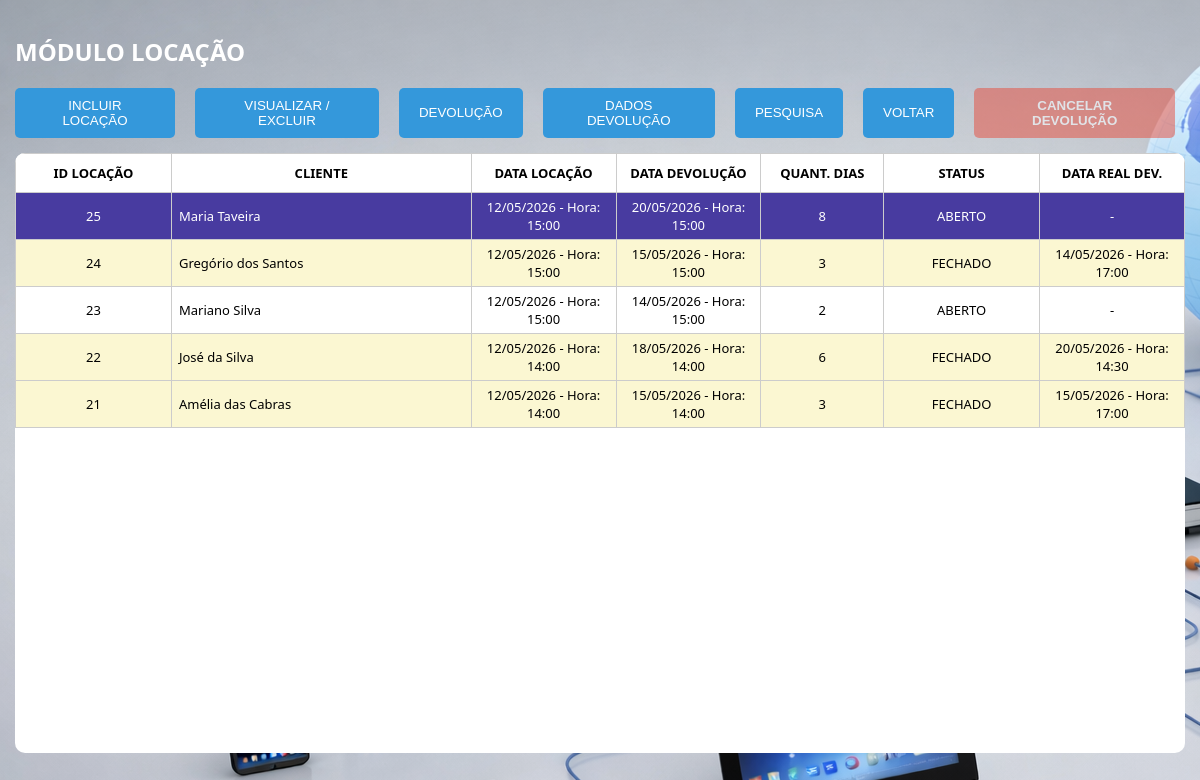
Screenshot of /locacao.php (signed in) with the database file from the repository.
### tables this page shows
CREATE TABLE `locacao` (
  `id_locacao` int(11) NOT NULL,
  `id_cliente` int(11) NOT NULL,
  `data_locacao` datetime NOT NULL,
  `data_devolucao` datetime NOT NULL,
  `qtd_dias` int(11) NOT NULL,
  `status` enum('ABERTO','FECHADO') DEFAULT 'ABERTO',
  `data_dev_real` datetime DEFAULT NULL
);

CREATE TABLE `clientes` (
  `id_cliente` int(11) NOT NULL,
  `data_cadastro` datetime DEFAULT current_timestamp(),
  `nome` varchar(150) NOT NULL,
  `cpf` varchar(20) DEFAULT NULL,
  `endereco` varchar(200) DEFAULT NULL,
  `cidade` varchar(100) DEFAULT NULL,
  `estado` varchar(50) DEFAULT NULL,
  `cep` varchar(20) DEFAULT NULL,
  `telefone1` varchar(20) DEFAULT NULL,
  `telefone2` varchar(20) DEFAULT NULL,
  `email` varchar(150) DEFAULT NULL
);

### locacao.php (the view, shortened to what this page needs)
<?php
include("conexao.php");
$filtro = "";
?>
<!DOCTYPE html>
<html>
<head>
</head>
<body>
<div class="container">
<h2>MÓDULO LOCAÇÃO</h2>
<div class="botoes">
    <button onclick="abrirModal('modalIncluirLocacao')">INCLUIR LOCAÇÃO</button>
    <button onclick="visualizarItens('modalVisualizarItens')">VISUALIZAR / EXCLUIR </button>
    <button onclick="abrirDevolucao()">DEVOLUÇÃO</button>
    <button onclick="visualizarDevolucao()">DADOS DEVOLUÇÃO</button>
    <button onclick="abrirModal('modalPesquisa')">PESQUISA</button>
    <button onclick="window.location.href='principal.php'">VOLTAR</button>
    <button id="btnCancelarDev" class="cancelar-dev" onclick="cancelarDevolucao()" data-nivel="<?php echo $_SESSION['nivel']; ?>"> CANCELAR DEVOLUÇÃO </button>
</div>
<div class="table-container">
    <table id="tabelaLocacoes">
        <tr>
            <th>ID LOCAÇÃO</th>
            <th>CLIENTE</th>
            <th>DATA LOCAÇÃO</th>
            <th>DATA DEVOLUÇÃO</th>
            <th>QUANT. DIAS</th>
            <th>STATUS</th>
            <th>DATA REAL DEV.</th>
        </tr>
        <?php
        $sql = "SELECT l.id_locacao, c.nome as cliente, l.data_locacao, l.data_devolucao, l.qtd_dias, l.status, l.data_dev_real
                FROM locacao l
                JOIN clientes c ON c.id_cliente = l.id_cliente
                WHERE 1=1
                $filtro
                ORDER BY l.id_locacao DESC";
        $result = mysqli_query($conexao, $sql);
        while($row = mysqli_fetch_assoc($result)){
            $statusClass = ($row['status'] == 'FECHADO') ? 'status-fechado' : '';
            echo
            "<tr class='".$statusClass."' onclick='selecionarLinha(this, ".$row['id_locacao'].")'>
            <td>".$row['id_locacao']."</td>
            <td>".$row['cliente']."</td>
            <td>".date('d/m/Y', strtotime($row['data_locacao'])) . " - Hora: " . date('H:i', strtotime($row['data_locacao']))."</td>
            <td>".date('d/m/Y', strtotime($row['data_devolucao'])) . " - Hora: " . date('H:i', strtotime($row['data_devolucao']))."</td>
            <td>".$row['qtd_dias']."</td>
            <td>".$row['status']."</td>
            <td>".($row['data_dev_real'] ? date('d/m/Y', strtotime($row['data_dev_real'])) . " - Hora: " . date('H:i', strtotime($row['data_dev_real'])): "-" )."</td>
        </tr>";
}
        ?>
</table>
</div>
</div>
</body>
</html>

### locacao.php (style rules this page uses)
body { font-family:"Segoe UI";margin:0;background: url('fundo1.png'); }
.container { width:100%;padding:15px;box-sizing:border-box; }
h2 { color:white; }
.botoes { margin-bottom:15px; }
.botoes button { padding:10px 20px;margin-right:10px;border:none;cursor:pointer;background:#3498db;color:white;border-radius:5px; }
.table-container { height:600px;border-radius: 10px;max-height:calc(100vh - 150px);overflow-y:auto;background:white; }
table { width:100%;border-collapse:collapse; }
th { background:white; color:black;text-align:center;padding:10px;border:1px solid #ccc;font-size:13px; }
td { padding:5px 7px;border:1px solid #ccc;font-size:13px; }
th:nth-child(1),td:nth-child(1) { width:120px;text-align:center; }
th:nth-child(2),td:nth-child(2) { width:250px; }
th:nth-child(3),td:nth-child(3) { width:110px;text-align:center; }
th:nth-child(4),td:nth-child(4) { width:110px;text-align:center; }
th:nth-child(5),td:nth-child(5) { width:90px;text-align:center; }
th:nth-child(6),td:nth-child(6) { width:120px;0px;text-align:center; }
th:nth-child(7),td:nth-child(7) { width:110px;0px;text-align:center; }
tr.selecionado { background:#483ba0 !important;color:white; }
.status-fechado { background:#fbf7d2 !important;color:#000; }
#btnCancelarDev { margin-left: auto;background: #e74c3c !important;color: white;font-weight: bold; }
.botoes { display: flex;gap: 10px; }

### rows the page displays
locacao: id_locacao "25", id_cliente.nome "Maria Taveira", data_locacao "12/05/2026", data_locacao "15:00", data_devolucao "20/05/2026", data_devolucao "15:00", qtd_dias "8", status "ABERTO"
locacao: id_locacao "24", id_cliente.nome "Gregório dos Santos", data_locacao "12/05/2026", data_locacao "15:00", data_devolucao "15/05/2026", data_devolucao "15:00", qtd_dias "3", status "FECHADO", data_dev_real "14/05/2026", data_dev_real "17:00"
locacao: id_locacao "23", id_cliente.nome "Mariano Silva", data_locacao "12/05/2026", data_locacao "15:00", data_devolucao "14/05/2026", data_devolucao "15:00", qtd_dias "2", status "ABERTO"
locacao: id_locacao "22", id_cliente.nome "José da Silva", data_locacao "12/05/2026", data_locacao "14:00", data_devolucao "18/05/2026", data_devolucao "14:00", qtd_dias "6", status "FECHADO", data_dev_real "20/05/2026", data_dev_real "14:30"
locacao: id_locacao "21", id_cliente.nome "Amélia das Cabras", data_locacao "12/05/2026", data_locacao "14:00", data_devolucao "15/05/2026", data_devolucao "14:00", qtd_dias "3", status "FECHADO", data_dev_real "15/05/2026", data_dev_real "17:00"
